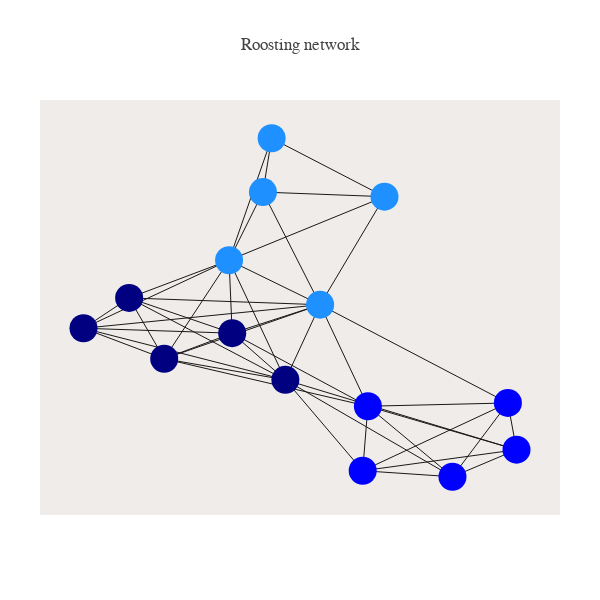

The cell this chart's notebook holds for it:
### Markdown cell above
### i. Network analysis of SRI matrix

### Code cell
import networkx as nx

SRI_threshold= 0.05

sorted_names= list(Anatree.keys())

gp_acquaintance= [[z for z in gp_bats.keys() if x in gp_bats[z]] for x in sorted_names]
gp_acquaintance= list(it.chain(*gp_acquaintance))

gp_col= {
    'SE': [0,0,255],
    'SR': [0,0,128],
    'SH': [30,144,255]
}

col_vec= ['rgb({})'.format(','.join([str(z) for z in gp_col[x]])) for x in gp_acquaintance]

G=nx.Graph()#  G is an empty Graph

my_nodes=range(len(sorted_names))
G.add_nodes_from(my_nodes)

edges= []
edge_width= []
for bat in sorted_names:
    for other in sorted_names:
        if Anatree[bat][other] > SRI_threshold and bat != other:
            ibat= sorted_names.index(bat)
            iother= sorted_names.index(other)
            edge_width.append(Anatree[bat][other])
            edges.append(tuple(sorted([ibat,iother])))

edges= sorted(list(set(edges)))
G.add_edges_from(edges)

pos=nx.fruchterman_reingold_layout(G)

Xn=[pos[k][0] for k in range(len(pos))]
Yn=[pos[k][1] for k in range(len(pos))]

labels= sorted_names



trace_nodes=dict(type='scatter',
                 x=Xn, 
                 y=Yn,
                 mode='markers',
                 marker=dict(size=28, color=col_vec),
                 text=labels,
                 hoverinfo='text')


Xe=[]
Ye=[]
for e in G.edges():
    Xe.extend([pos[e[0]][0], pos[e[1]][0], None])
    Ye.extend([pos[e[0]][1], pos[e[1]][1], None])

trace_edges=dict(type='scatter',
                 mode='lines',
                 x=Xe,
                 y=Ye,
                 line=dict(width=1, color='rgb(25,25,25)'),
                 hoverinfo='none' 
                )

axis=dict(showline=False, # hide axis line, grid, ticklabels and  title
          zeroline=False,
          showgrid=False,
          showticklabels=False,
          title='' 
          )
layout=dict(title= 'Roosting network',  
            font= dict(family='Balto'),
            width=600,
            height=600,
            autosize=False,
            showlegend=False,
            xaxis=axis,
            yaxis=axis,
            margin=dict(
            l=40,
            r=40,
            b=85,
            t=100,
            pad=0,
       
    ),
    hovermode='closest',
    plot_bgcolor='#efecea', #set background color            
    )


fig = dict(data=[trace_edges, trace_nodes], layout=layout)

iplot(fig)

### Figure 1 — Plotly figure (JSON) as saved in the notebook; plotly's stock layout.template omitted (floating-point values rounded to 4 significant figures; data arrays with more than 128 entries replaced by an {"elided": "..."} marker saying what was removed)
{"data": [{"hoverinfo": "none", "line": {"color": "rgb(25,25,25)", "width": 1}, "mode": "lines", "type": "scatter", "uid": "87c640ba-2222-4e7c-9195-e03eedca1d73", "x": {"elided": "138 float values"}, "y": {"elided": "138 float values"}}, {"hoverinfo": "text", "marker": {"color": ["rgb(0,0,255)", "rgb(0,0,255)", "rgb(30,144,255)", "rgb(30,144,255)", "rgb(30,144,255)", "rgb(30,144,255)", "rgb(30,144,255)", "rgb(0,0,255)", "rgb(0,0,255)", "rgb(0,0,255)", "rgb(0,0,128)", "rgb(0,0,128)", "rgb(0,0,128)", "rgb(0,0,128)", "rgb(0,0,128)"], "size": 28}, "mode": "markers", "text": ["ESSE22", "ESSE23", "ESSH24", "ESSH25", "ESSH26", "ESSH27", "ESSH28", "ESSE25", "ESSE26", "ESSE27", "ESSR24", "ESSR25", "ESSR26", "ESSR27", "ESSR28"], "type": "scatter", "uid": "14356d73-648f-4c95-ba66-070cd313d891", "x": [0.4265, 0.3103, -0.08761, 0.1675, -0.06934, -0.1587, 0.03241, 0.1218, 0.4446, 0.1327, -0.3685, -0.04054, -0.2948, -0.1521, -0.4643], "y": [-0.3585, -0.7373, 0.7237, 0.7001, 1, 0.3738, 0.1456, -0.7064, -0.5985, -0.3754, 0.1804, -0.2401, -0.1316, -0.000552, 0.02487]}], "layout": {"autosize": false, "font": {"family": "Balto"}, "height": 600, "hovermode": "closest", "margin": {"b": 85, "l": 40, "pad": 0, "r": 40, "t": 100}, "plot_bgcolor": "#efecea", "showlegend": false, "title": {"text": "Roosting network"}, "width": 600, "xaxis": {"showgrid": false, "showline": false, "showticklabels": false, "title": {"text": ""}, "zeroline": false}, "yaxis": {"showgrid": false, "showline": false, "showticklabels": false, "title": {"text": ""}, "zeroline": false}}}
